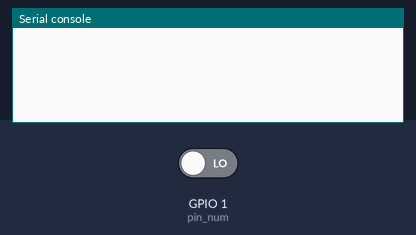
Bench run of a program on a simulated ESP32 board running MicroPython. On the bench: the last lines printed to the serial console. The inputs (shaded band) are chosen by the test bench; at power-on: GPIO 1 (pin_num) LOW.

Above: at 1.2 s.
1.3 s: GPIO 1 (pin_num) driven HIGH
At 2.5 s:
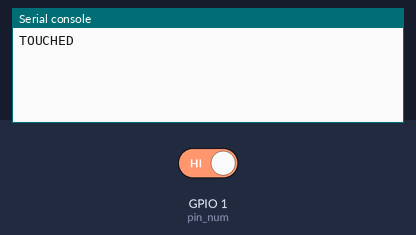
2.8 s: GPIO 1 (pin_num) driven LOW
At 3.7 s:
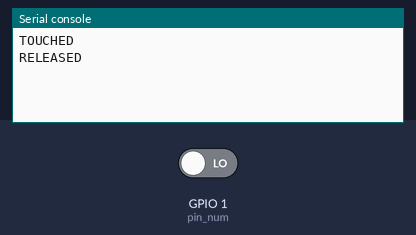

Measured:
- after the input at 1.3 s, the serial console: prints a new line after 0.05 s (image 1)
- after the input at 2.8 s, the serial console: prints a new line after 0.05 s (image 2)

The program:

cap_touch_gpt.py
```python
from machine import Pin
import time

class CapacitiveTouch:
    def __init__(self, pin_num, active_high=True, debounce_ms=50):
        self.pin = Pin(pin_num, Pin.IN)
        self.active_high = active_high
        self.debounce_ms = debounce_ms

        self._last_state = self.raw_value()
        self._stable_state = self._last_state
        self._last_change_time = time.ticks_ms()

    def raw_value(self):
        val = self.pin.value()
        return val if self.active_high else not val

    def update(self):
        now = time.ticks_ms()
        current = self.raw_value()

        if current != self._last_state:
            self._last_change_time = now
            self._last_state = current

        if time.ticks_diff(now, self._last_change_time) > self.debounce_ms:
            if self._stable_state != current:
                self._stable_state = current
                return True  # state changed

        return False

    def is_pressed(self):
        return self._stable_state


if __name__ == "__main__":
    touch = CapacitiveTouch(pin_num=1)

    while True:
        if touch.update():
            if touch.is_pressed():
                print("TOUCHED")
            else:
                print("RELEASED")
```
